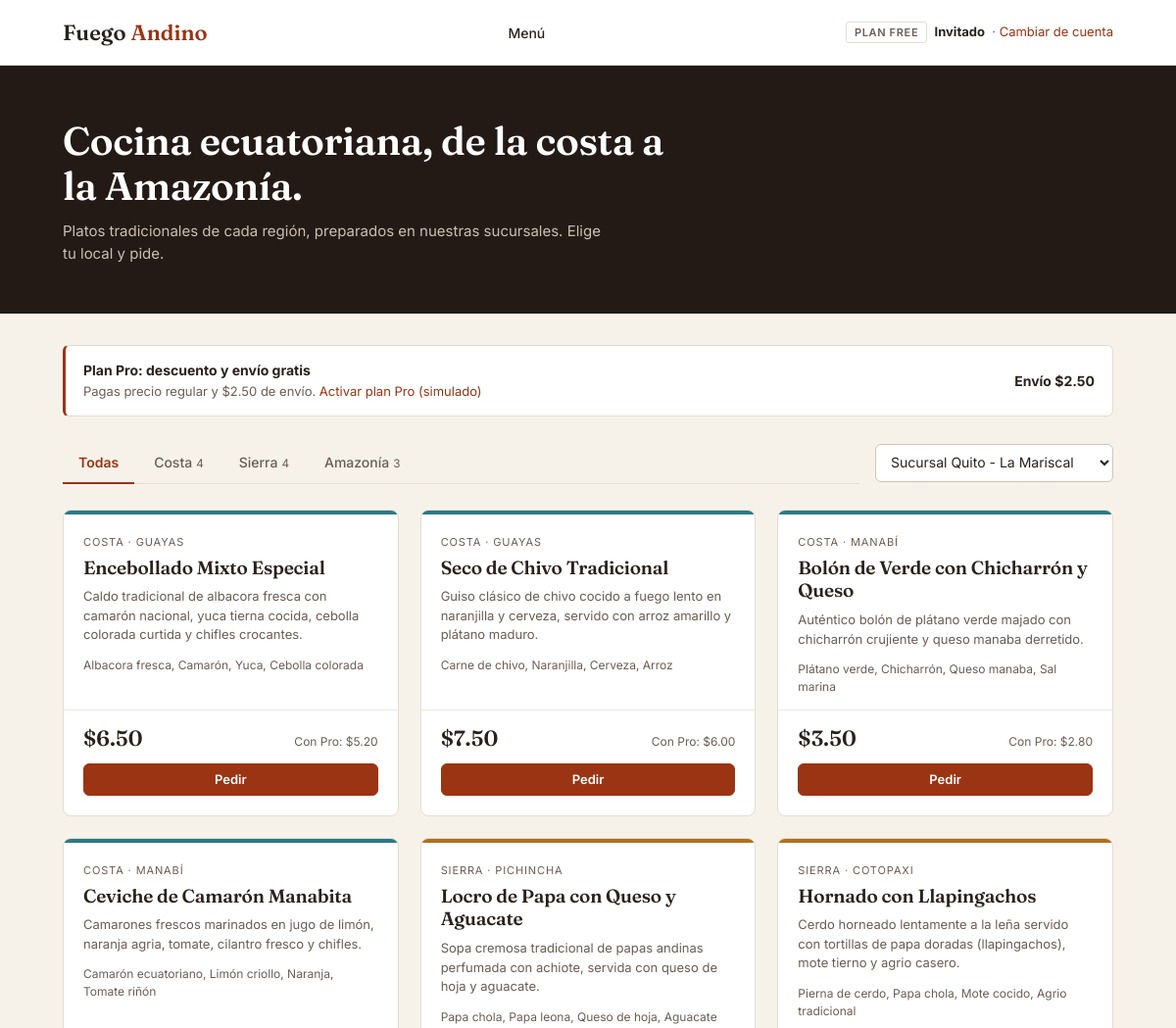
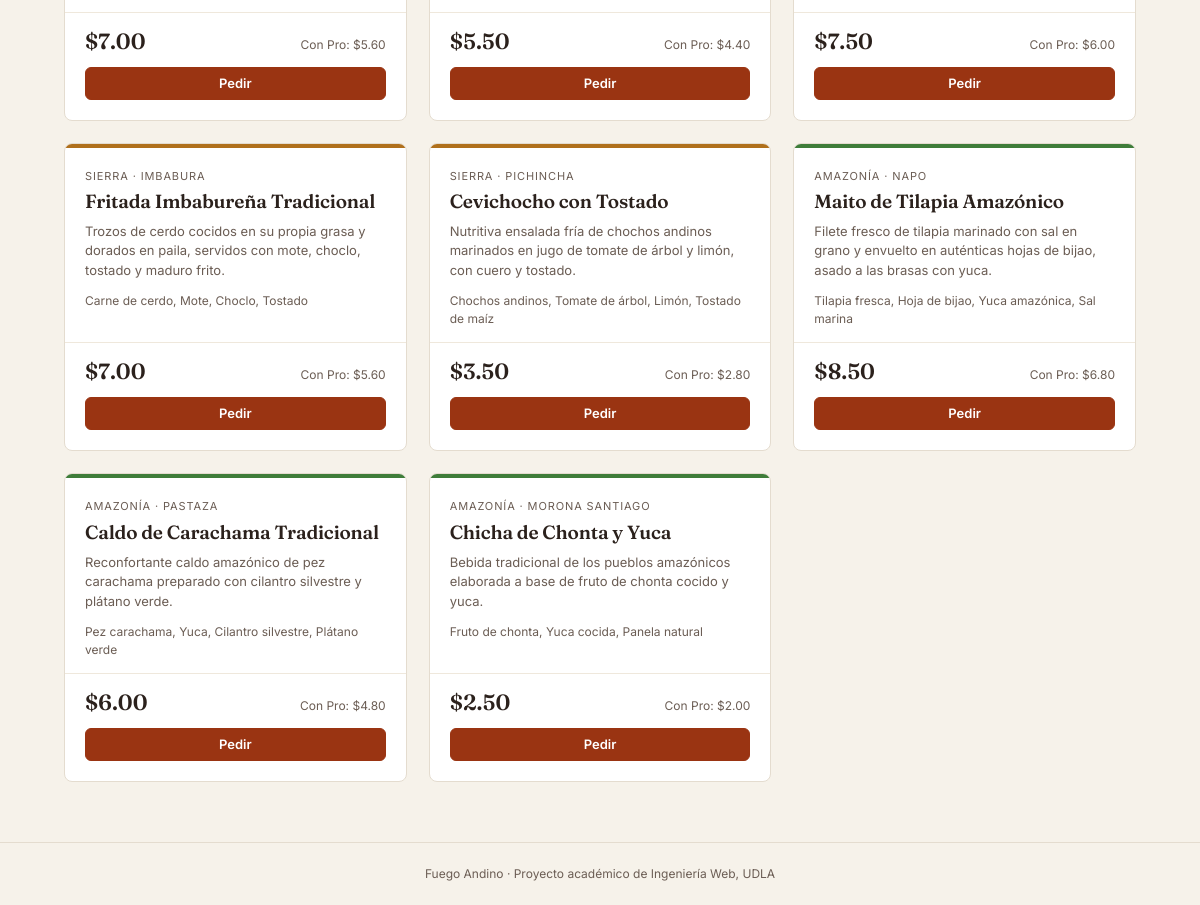
The page / on the database its author committed (2 pictures, top to bottom).
### tables this page shows
CREATE TABLE platos (
            id INTEGER PRIMARY KEY AUTOINCREMENT,
            nombre TEXT NOT NULL,
            region TEXT NOT NULL, -- Costa, Sierra, Amazonía
            precio REAL NOT NULL,
            costo REAL NOT NULL,
            descuento_pro REAL DEFAULT 20.0,
            activo INTEGER DEFAULT 1,
            descripcion TEXT,
            ingredientes TEXT,
            tiempo_preparacion TEXT DEFAULT '00:15 hrs'
        , provincia_id INTEGER REFERENCES provincias(id));

CREATE TABLE provincias (
            id INTEGER PRIMARY KEY AUTOINCREMENT,
            region_id INTEGER NOT NULL,
            nombre TEXT NOT NULL,
            UNIQUE (region_id, nombre),
            FOREIGN KEY (region_id) REFERENCES regiones(id)
        );

### app/controllers/MenuController.php (called while the page is built, shortened)
<?php
require_once 'app/models/Plato.php';
require_once 'app/models/Sucursal.php';
class MenuController {
    private $platoModel;
    private $sucursalModel;
    public function __construct($db) {
        $this->platoModel = new Plato($db);
        $this->sucursalModel = new Sucursal($db);
    }
    public function index() {
        $region = $_GET['region'] ?? null;
        $sucursalId = $_GET['sucursal_id'] ?? 1;
        $platos = $this->platoModel->getAll(true, $region);
        $sucursales = $this->sucursalModel->getAll();
        $conteoRegiones = $this->platoModel->countByRegion();
        $userPlan = $_SESSION['plan'] ?? 'free';
        $isPro = ($userPlan === 'pro');
        require 'app/views/menu.php';
    }
}
?>

### app/models/Plato.php (called while the page is built, shortened)
<?php
class Plato {
    private $db;
    public function __construct($db) {
        $this->db = $db;
    }
    public function getAll($activeOnly = false, $region = null) {
        $sql = "SELECT pl.*, pr.nombre AS provincia FROM platos pl LEFT JOIN provincias pr ON pr.id = pl.provincia_id WHERE 1=1";
        $params = [];
        if ($activeOnly) {
            $sql .= " AND pl.activo = 1";
        }
        $sql .= " ORDER BY pl.id ASC";
        $stmt = $this->db->prepare($sql);
        $stmt->execute($params);
        return $stmt->fetchAll(PDO::FETCH_ASSOC);
    }
    public function countByRegion() {
        $rows = $this->db->query("SELECT region, COUNT(*) as total FROM platos WHERE activo = 1 GROUP BY region")->fetchAll(PDO::FETCH_ASSOC);
        $counts = ['Costa' => 0, 'Sierra' => 0, 'Amazonía' => 0];
        foreach ($rows as $r) {
            $counts[$r['region']] = (int)$r['total'];
        }
        return $counts;
    }
}
?>

### app/models/Sucursal.php (called while the page is built, shortened)
<?php
class Sucursal {
    private $db;
    public function __construct($db) {
        $this->db = $db;
    }
    public function getAll() {
        return $this->db->query("SELECT * FROM sucursales WHERE activa = 1 ORDER BY id ASC")->fetchAll(PDO::FETCH_ASSOC);
    }
}
?>

### app/views/menu.php (the view, shortened to what this page needs)
<?php
$regionClass = fn($r) => strtolower(strtr($r, ['í' => 'i']));
$regiones = [
    '' => 'Todas',
    'Costa' => 'Costa',
    'Sierra' => 'Sierra',
    'Amazonía' => 'Amazonía',
];
$q = fn(array $extra) => 'index.php?' . http_build_query(array_filter(['action' => 'menu', 'sucursal_id' => $sucursalId] + $extra));
?><!DOCTYPE html>
<html lang="es">
<head>
    <link rel="stylesheet" href="assets/css/app.css">
</head>
<body>
<header class="site-nav">
    <div class="in">
        <a class="logo" href="index.php?action=menu">Fuego <em>Andino</em></a>
        <nav class="links">
            <a class="active" href="index.php?action=menu">Menú</a>
        </nav>
        <div class="who">
            <span class="plan-chip <?= $isPro ? 'pro' : '' ?>"><?= $isPro ? 'Plan Pro' : 'Plan Free' ?></span>
            &nbsp;<b><?= htmlspecialchars($_SESSION['nombre'] ?? 'Invitado') ?></b>
            &nbsp;·&nbsp;<a href="index.php?action=login">Cambiar de cuenta</a>
        </div>
    </div>
</header>
<section class="hero">
    <div class="in">
        <h1>Cocina ecuatoriana, de la costa a la Amazonía.</h1>
        <p>Platos tradicionales de cada región, preparados en nuestras sucursales. Elige tu local y pide.</p>
    </div>
</section>
<div class="wrap">
    <div class="benefit">
        <div>
            <b><?= $isPro ? 'Beneficios Pro activos' : 'Plan Pro: descuento y envío gratis' ?></b>
            <span>
                <?php if ($isPro): ?>
                    Descuento en platos seleccionados y envío gratis en todos tus pedidos.
                <?php else: ?>
                    Pagas precio regular y $2.50 de envío. <a href="index.php?action=switch_user&role=pro">Activar plan Pro (simulado)</a>
                <?php endif; ?>
            </span>
        </div>
        <b><?= $isPro ? 'Envío $0.00' : 'Envío $2.50' ?></b>
    </div>
    <div class="toolbar">
        <nav class="tabs">
            <?php foreach ($regiones as $valor => $etiqueta): ?>
                <a class="<?= ((string)$region === (string)$valor) ? 'active' : '' ?>" href="<?= $q($valor ? ['region' => $valor] : []) ?>">
                    <?= $etiqueta ?><?php if ($valor): ?><small><?= $conteoRegiones[$valor] ?? 0 ?></small><?php endif; ?>
                </a>
            <?php endforeach; ?>
        </nav>
        <div class="field" style="margin:0;min-width:240px">
            <select class="select" aria-label="Sucursal"
                    onchange="window.location.href='index.php?action=menu<?= $region ? '&region=' . urlencode($region) : '' ?>&sucursal_id=' + this.value">
                <?php foreach ($sucursales as $suc): ?>
                    <option value="<?= $suc['id'] ?>" <?= ($sucursalId == $suc['id']) ? 'selected' : '' ?>><?= htmlspecialchars($suc['nombre']) ?></option>
                <?php endforeach; ?>
            </select>
        </div>
    </div>
    <?php if (!$platos): ?>
        <div class="empty">No hay platos disponibles en esta región por ahora.</div>
    <?php else: ?>
    <div class="dishes">
        <?php foreach ($platos as $pl):
            $precioRegular = (float)$pl['precio'];
            $descuento = (float)$pl['descuento_pro'];
            $precioPro = $precioRegular * (1 - $descuento / 100);
        ?>
            <article class="dish <?= $regionClass($pl['region']) ?>">
                <div class="stripe"></div>
                <div class="body">
                    <div class="origin"><?= htmlspecialchars($pl['region']) ?><?= !empty($pl['provincia']) ? ' · ' . htmlspecialchars($pl['provincia']) : '' ?></div>
                    <h3><?= htmlspecialchars($pl['nombre']) ?></h3>
                    <p class="desc"><?= htmlspecialchars($pl['descripcion']) ?></p>
                    <p class="ing"><?= htmlspecialchars(implode(', ', array_slice(array_map('trim', explode(',', $pl['ingredientes'])), 0, 4))) ?></p>
                </div>
                <div class="foot">
                    <div class="price-row">
                        <div class="price">
                            <?php if ($isPro): ?>
                                <s>$<?= number_format($precioRegular, 2) ?></s>$<?= number_format($precioPro, 2) ?>
                            <?php else: ?>
                                $<?= number_format($precioRegular, 2) ?>
                            <?php endif; ?>
                        </div>
                        <small><?= $isPro ? '−' . (int)$descuento . '% Pro' : 'Con Pro: $' . number_format($precioPro, 2) ?></small>
                    </div>
                    <form method="POST" action="index.php?action=ordenar">
                        <button type="submit" class="btn primary">Pedir</button>
                    </form>
                </div>
            </article>
        <?php endforeach; ?>
    </div>
    <?php endif; ?>
</div>
<footer class="site-foot">Fuego Andino · Proyecto académico de Ingeniería Web, UDLA</footer>
</body>
</html>

### index.php (shortened to what this page needs)
<?php
require_once 'app/controllers/MenuController.php';
$db = (new Database())->connect();
$action = $_GET['action'] ?? 'menu';
switch ($action) {
    case 'menu':
        $controller = new MenuController($db);
        $controller->index();
        break;
}
?>

### rows shown on the page
platos: region "COSTA", provincia.nombre "GUAYAS", nombre "Encebollado Mixto Especial", descripcion "Caldo tradicional de albacora fresca con camarón nacional, yuca tierna cocida, cebolla colorada curtida y chifles crocantes.", ingredientes "Albacora fresca, Camarón, Yuca, Cebolla colorada", precio "6.50", precioPro "5.20"
platos: region "COSTA", provincia.nombre "GUAYAS", nombre "Seco de Chivo Tradicional", descripcion "Guiso clásico de chivo cocido a fuego lento en naranjilla y cerveza, servido con arroz amarillo y plátano maduro.", ingredientes "Carne de chivo, Naranjilla, Cerveza, Arroz", precio "7.50", precioPro "6.00"
platos: region "COSTA", provincia.nombre "MANABÍ", nombre "Bolón de Verde con Chicharrón y Queso", descripcion "Auténtico bolón de plátano verde majado con chicharrón crujiente y queso manaba derretido.", ingredientes "Plátano verde, Chicharrón, Queso manaba, Sal marina", precio "3.50", precioPro "2.80"
platos: region "COSTA", provincia.nombre "MANABÍ", nombre "Ceviche de Camarón Manabita", descripcion "Camarones frescos marinados en jugo de limón, naranja agria, tomate, cilantro fresco y chifles.", ingredientes "Camarón ecuatoriano, Limón criollo, Naranja, Tomate riñón", precio "7.00", precioPro "5.60"
platos: region "SIERRA", provincia.nombre "PICHINCHA", nombre "Locro de Papa con Queso y Aguacate", descripcion "Sopa cremosa tradicional de papas andinas perfumada con achiote, servida con queso de hoja y aguacate.", ingredientes "Papa chola, Papa leona, Queso de hoja, Aguacate", precio "5.50", precioPro "4.40"
platos: region "SIERRA", provincia.nombre "COTOPAXI", nombre "Hornado con Llapingachos", descripcion "Cerdo horneado lentamente a la leña servido con tortillas de papa doradas (llapingachos), mote tierno y agrio casero.", ingredientes "Pierna de cerdo, Papa chola, Mote cocido, Agrio tradicional", precio "7.50", precioPro "6.00"
platos: region "SIERRA", provincia.nombre "IMBABURA", nombre "Fritada Imbabureña Tradicional", descripcion "Trozos de cerdo cocidos en su propia grasa y dorados en paila, servidos con mote, choclo, tostado y maduro frito.", ingredientes "Carne de cerdo, Mote, Choclo, Tostado", precio "7.00", precioPro "5.60"
platos: region "SIERRA", provincia.nombre "PICHINCHA", nombre "Cevichocho con Tostado", descripcion "Nutritiva ensalada fría de chochos andinos marinados en jugo de tomate de árbol y limón, con cuero y tostado.", ingredientes "Chochos andinos, Tomate de árbol, Limón, Tostado de maíz", precio "3.50", precioPro "2.80"
platos: region "AMAZONÍA", provincia.nombre "NAPO", nombre "Maito de Tilapia Amazónico", descripcion "Filete fresco de tilapia marinado con sal en grano y envuelto en auténticas hojas de bijao, asado a las brasas con yuca.", ingredientes "Tilapia fresca, Hoja de bijao, Yuca amazónica, Sal marina", precio "8.50", precioPro "6.80"
platos: region "AMAZONÍA", provincia.nombre "PASTAZA", nombre "Caldo de Carachama Tradicional", descripcion "Reconfortante caldo amazónico de pez carachama preparado con cilantro silvestre y plátano verde.", ingredientes "Pez carachama, Yuca, Cilantro silvestre, Plátano verde", precio "6.00", precioPro "4.80"
platos: region "AMAZONÍA", provincia.nombre "MORONA SANTIAGO", nombre "Chicha de Chonta y Yuca", descripcion "Bebida tradicional de los pueblos amazónicos elaborada a base de fruto de chonta cocido y yuca.", ingredientes "Fruto de chonta, Yuca cocida, Panela natural", precio "2.50", precioPro "2.00"

### other values the page prints
$_SESSION['nombre'] "Invitado"
$etiqueta "Todas"
$etiqueta "Costa"
$conteoRegiones[$valor] "4"
$etiqueta "Sierra"
$etiqueta "Amazonía"
$conteoRegiones[$valor] "3"
form field value "Sucursal Quito - La Mariscal"
